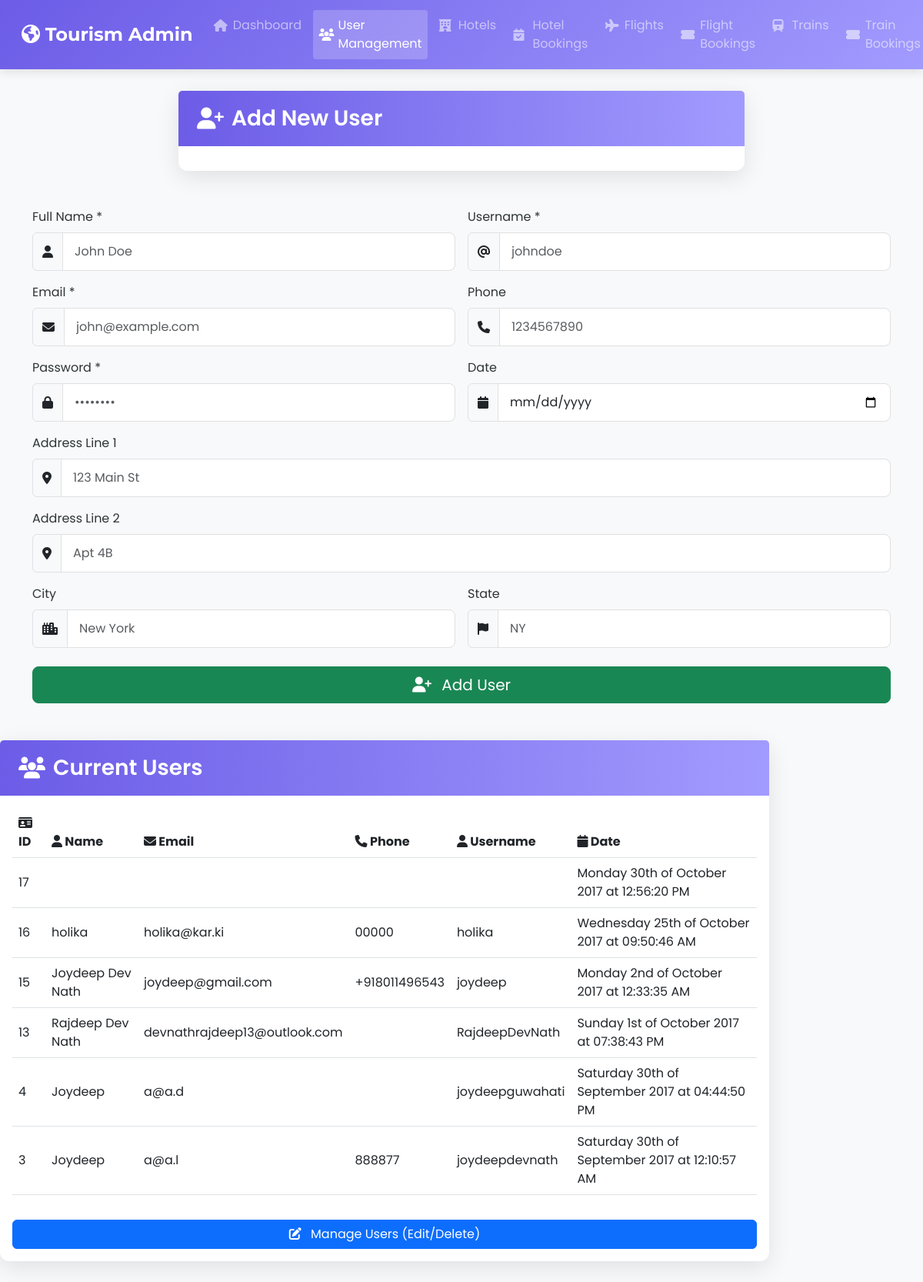
The app's page /Management/users_add.php with its own data.
### tables this page shows
CREATE TABLE `users` (
  `UserID` int(10) NOT NULL,
  `FullName` varchar(50) NOT NULL,
  `EMail` varchar(50) NOT NULL,
  `Phone` varchar(15) NOT NULL,
  `Username` varchar(200) NOT NULL,
  `Password` varchar(200) NOT NULL,
  `AddressLine1` varchar(50) NOT NULL,
  `AddressLine2` varchar(50) NOT NULL,
  `City` varchar(30) NOT NULL,
  `State` varchar(30) NOT NULL,
  `Date` varchar(50) NOT NULL
);

### Management/users_add.php (the view, shortened to what this page needs)
<!DOCTYPE html>
<html lang="en">
<head>
    <link href="https://cdn.jsdelivr.net/npm/bootstrap@5.3.0/dist/css/bootstrap.min.css" rel="stylesheet">
    <link href="https://cdnjs.cloudflare.com/ajax/libs/font-awesome/6.4.0/css/all.min.css" rel="stylesheet">
    <!DOCTYPE html>
<html lang="en">
<head>
    <link href="https://cdn.jsdelivr.net/npm/bootstrap@5.3.0/dist/css/bootstrap.min.css" rel="stylesheet">
    <link href="https://cdnjs.cloudflare.com/ajax/libs/font-awesome/6.4.0/css/all.min.css" rel="stylesheet">
</head>
<body>
   <nav class="navbar navbar-expand-lg navbar-dark">
        <div class="container-fluid">
            <a class="navbar-brand" href="#">
                <i class="fas fa-globe-americas"></i> Tourism Admin
            </a>
            <div class="collapse navbar-collapse" id="navbarNav">
                <ul class="navbar-nav me-auto">
                    <li class="nav-item">
                        <a class="nav-link" href="Home.php">
                            <i class="fas fa-home"></i> Dashboard
                        </a>
                    </li>
                    <li class="nav-item">
                        <a class="nav-link active" href="users_add.php">
                            <i class="fas fa-users"></i> User Management
                        </a>
                    </li>
                    <li class="nav-item">
                        <a class="nav-link" href="hotels_add.php">
                            <i class="fas fa-hotel"></i> Hotels
                        </a>
                    </li>
                    <li class="nav-item">
                        <a class="nav-link" href="hotelbookings_view.php">
                            <i class="fas fa-calendar-check"></i> Hotel Bookings
                        </a>
                    </li>
                    <li class="nav-item">
                        <a class="nav-link" href="flights_add.php">
                            <i class="fas fa-plane"></i> Flights
                        </a>
                    </li>
                    <li class="nav-item">
                        <a class="nav-link" href="flightbookings_view.php">
                            <i class="fas fa-ticket-alt"></i> Flight Bookings
                        </a>
                    </li>
                    <li class="nav-item">
                        <a class="nav-link" href="trains_add.php">
                            <i class="fas fa-train"></i> Trains
                        </a>
                    </li>
                    <li class="nav-item">
                        <a class="nav-link" href="trainbookings_view.php">
                            <i class="fas fa-ticket-alt"></i> Train Bookings
                        </a>
                    </li>
                </ul>
            </div>
        </div>
    </nav>
     <div class="container my-5">
        <div class="row justify-content-center">
            <div class="col-lg-8">
                <div class="card mb-5">
                    <div class="card-header">
                        <h3 class="card-title"><i class="fas fa-user-plus"></i> Add New User</h3>
                    </div>
                    <div class="card-body">
                    </div>
                </div>
            </div>
        </div>
                            <?php
                            $servername = "localhost";
                            $username = "root";
                            $password = "";
                            $dbname = "projectmeteor1";
                            $FullName = "";
                            $EMail = "";
                            $Phone = "";
                            $Username = "";
                            $Password = "";
                            $AddressLine1 = "";
                            $AddressLine2 = "";
                            $City = "";
                            $State = "";
                            $Date = "";
                            try {
                                $conn = mysqli_connect($servername, $username, $password, $dbname);
                            } catch (MySQLi_Sql_Exception $ex) {
                                echo '<div class="error-message status-message">Connection Error: ' . $ex->getMessage() . '</div>';
                            }
                            ?>
                            <form method="post" action="">
                                <div class="row g-3">
                                    <div class="col-md-6">
                                        <label for="FullName" class="form-label">Full Name *</label>
                                        <div class="input-group">
                                            <span class="input-group-text"><i class="fas fa-user"></i></span>
                                            <input type="text" name="FullName" class="form-control" placeholder="John Doe" value="<?php echo htmlspecialchars($FullName); ?>" required>
                                        </div>
                                    </div>
                                    <div class="col-md-6">
                                        <label for="Username" class="form-label">Username *</label>
                                        <div class="input-group">
                                            <span class="input-group-text"><i class="fas fa-at"></i></span>
                                            <input type="text" name="Username" class="form-control" placeholder="johndoe" value="<?php echo htmlspecialchars($Username); ?>" required>
                                        </div>
                                    </div>
                                    <div class="col-md-6">
                                        <label for="EMail" class="form-label">Email *</label>
                                        <div class="input-group">
                                            <span class="input-group-text"><i class="fas fa-envelope"></i></span>
                                            <input type="email" name="EMail" class="form-control" placeholder="john@example.com" value="<?php echo htmlspecialchars($EMail); ?>" required>
                                        </div>
                                    </div>
                                    <div class="col-md-6">
                                        <label for="Phone" class="form-label">Phone</label>
                                        <div class="input-group">
                                            <span class="input-group-text"><i class="fas fa-phone"></i></span>
                                            <input type="tel" pattern="^\d{10}$" class="form-control" name="Phone" placeholder="1234567890" value="<?php echo htmlspecialchars($Phone); ?>">
                                        </div>
                                    </div>
                                    <div class="col-md-6">
                                        <label for="Password" class="form-label">Password *</label>
                                        <div class="input-group">
                                            <span class="input-group-text"><i class="fas fa-lock"></i></span>
                                            <input type="password" name="Password" class="form-control" placeholder="••••••••" value="<?php echo htmlspecialchars($Password); ?>" required>
                                        </div>
                                    </div>
                                    <div class="col-md-6">
                                        <label for="Date" class="form-label">Date</label>
                                        <div class="input-group">
                                            <span class="input-group-text"><i class="fas fa-calendar"></i></span>
                                            <input type="date" name="Date" class="form-control" value="<?php echo htmlspecialchars($Date); ?>">
                                        </div>
                                    </div>
                                    <div class="col-12">
                                        <label for="AddressLine1" class="form-label">Address Line 1</label>
                                        <div class="input-group">
                                            <span class="input-group-text"><i class="fas fa-map-marker-alt"></i></span>
                                            <input type="text" name="AddressLine1" class="form-control" placeholder="123 Main St" value="<?php echo htmlspecialchars($AddressLine1); ?>">
                                        </div>
                                    </div>
                                    <div class="col-12">
                                        <label for="AddressLine2" class="form-label">Address Line 2</label>
                                        <div class="input-group">
                                            <span class="input-group-text"><i class="fas fa-map-marker-alt"></i></span>
                                            <input type="text" name="AddressLine2" class="form-control" placeholder="Apt 4B" value="<?php echo htmlspecialchars($AddressLine2); ?>">
                                        </div>
                                    </div>
                                    <div class="col-md-6">
                                        <label for="City" class="form-label">City</label>
                                        <div class="input-group">
                                            <span class="input-group-text"><i class="fas fa-city"></i></span>
                                            <input type="text" name="City" class="form-control" placeholder="New York" value="<?php echo htmlspecialchars($City); ?>">
                                        </div>
                                    </div>
                                    <div class="col-md-6">
                                        <label for="State" class="form-label">State</label>
                                        <div class="input-group">
                                            <span class="input-group-text"><i class="fas fa-flag"></i></span>
                                            <input type="text" name="State" class="form-control" placeholder="NY" value="<?php echo htmlspecialchars($State); ?>">
                                        </div>
                                    </div>
                                    <div class="col-12 mt-4">
                                        <button type="submit" name="insert" class="btn btn-success btn-lg w-100">
                                            <i class="fas fa-user-plus me-2"></i> Add User
                                        </button>
                                    </div>
                                </div>
                            </form>
                        </div>
                <div class="col-lg-10">
                    <div class="card animated-card" style="animation-delay: 0.2s;">
                        <div class="card-header">
                            <h3 class="card-title"><i class="fas fa-users"></i> Current Users</h3>
                        </div>
                        <div class="card-body">
                            <div class="table-responsive">
                                <?php
                                $sql = "SELECT UserID, FullName, EMail, Phone, Username, City, Date FROM users ORDER BY UserID DESC LIMIT 10";
                                $result = $conn->query($sql);
                                if ($result->num_rows > 0) {
                                    echo '<table class="table table-hover align-middle">
                                            <thead>
                                                <tr>
                                                    <th><i class="fas fa-id-card"></i> ID</th>
                                                    <th><i class="fas fa-user"></i> Name</th>
                                                    <th><i class="fas fa-envelope"></i> Email</th>
                                                    <th><i class="fas fa-phone"></i> Phone</th>
                                                    <th><i class="fas fa-user"></i> Username</th>
                                                    <th><i class="fas fa-calendar"></i> Date</th>
                                                </tr>
                                            </thead>
                                            <tbody>';
                                    while ($row = $result->fetch_assoc()) {
                                        echo '<tr>
                                                <td>' . htmlspecialchars($row['UserID']) . '</td>
                                                <td>' . htmlspecialchars($row['FullName']) . '</td>
                                                <td>' . htmlspecialchars($row['EMail']) . '</td>
                                                <td>' . htmlspecialchars($row['Phone']) . '</td>
                                                <td>' . htmlspecialchars($row['Username']) . '</td>
                                                <td>' . htmlspecialchars($row['Date']) . '</td>
                                              </tr>';
                                    }
                                    echo '</tbody></table>';
                                } else {
                                    echo '<div class="alert alert-info">No users found in the database</div>';
                                }
                                ?>
                            </div>
                            <div class="d-grid gap-2 mt-3">
                                <a href="users_update.php" class="btn btn-primary">
                                    <i class="fas fa-edit me-2"></i> Manage Users (Edit/Delete)
                                </a>
                            </div>
                        </div>
                    </div>
                </div>
</body>
</html>

### Management/users_add.php (style rules this page uses)
:root { --primary-color: #6c5ce7; --secondary-color: #a29bfe; --accent-color: #fd79a8; --dark-color: #2d3436; --light-color: #f5f6fa; --success-color: #00b894; --warning-color: #fdcb6e; --danger-color: #d63031; }
body { font-family: 'Poppins', sans-serif; background-color: #f8f9fa; color: var(--dark-color); padding-top: 70px; }
.navbar { background: linear-gradient(135deg, var(--primary-color), var(--secondary-color)) !important; box-shadow: 0 4px 12px rgba(0,0,0,0.1); padding: 0.8rem 1rem; position: fixed; top: 0; width: 100%; z-index: 1000; }
.navbar-brand { font-family: 'Montserrat', sans-serif; font-weight: 700; font-size: 1.5rem; }
.nav-link { padding: 0.5rem 1rem; margin: 0 0.2rem; border-radius: 4px; transition: all 0.3s ease; display: flex; align-items: center; }
.nav-link:hover, .nav-link.active { background-color: rgba(255,255,255,0.2); }
.navbar-nav .nav-link i { min-width: 20px; margin-right: 5px; }
.card { border: none; border-radius: 12px; box-shadow: 0 8px 30px rgba(0,0,0,0.1); margin-bottom: 30px; background: white; }
.card-header { background: linear-gradient(to right, var(--primary-color), var(--secondary-color)); color: white; padding: 1.2rem 1.5rem; border-bottom: none; }
.card-title { font-weight: 600; margin-bottom: 0; display: flex; align-items: center; }
.card-title i { margin-right: 10px; }
.form-control, .form-select { border-radius: 8px; padding: 12px 15px; border: 1px solid #e0e0e0; }

### records on screen
users: UserID "17", Date "Monday 30th of October 2017 at 12:56:20 PM"
users: UserID "16", FullName "holika", EMail "holika@kar.ki", Phone "00000", Username "holika", Date "Wednesday 25th of October 2017 at 09:50:46 AM"
users: UserID "15", FullName "Joydeep Dev Nath", EMail "joydeep@gmail.com", Phone "+918011496543", Username "joydeep", Date "Monday 2nd of October 2017 at 12:33:35 AM"
users: UserID "13", FullName "Rajdeep Dev Nath", EMail "devnathrajdeep13@outlook.com", Username "RajdeepDevNath", Date "Sunday 1st of October 2017 at 07:38:43 PM"
users: UserID "4", FullName "Joydeep", EMail "a@a.d", Username "joydeepguwahati", Date "Saturday 30th of September 2017 at 04:44:50 PM"
users: UserID "3", FullName "Joydeep", EMail "a@a.l", Phone "888877", Username "joydeepdevnath", Date "Saturday 30th of September 2017 at 12:10:57 AM"
